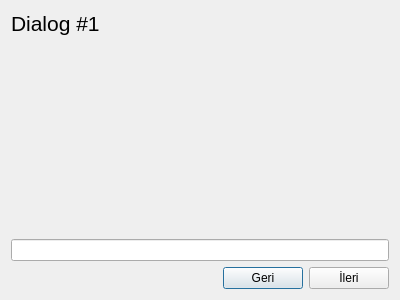
<?xml version="1.0" encoding="UTF-8"?>
<ui version="4.0">
 <class>dialog1Window</class>
 <widget class="QDialog" name="dialog1Window">
  <property name="geometry">
   <rect>
    <x>0</x>
    <y>0</y>
    <width>400</width>
    <height>300</height>
   </rect>
  </property>
  <property name="windowTitle">
   <string>Dialog</string>
  </property>
  <layout class="QVBoxLayout" name="verticalLayout">
   <item>
    <widget class="QLabel" name="label">
     <property name="font">
      <font>
       <pointsize>16</pointsize>
      </font>
     </property>
     <property name="text">
      <string>Dialog #1</string>
     </property>
    </widget>
   </item>
   <item>
    <spacer name="verticalSpacer">
     <property name="orientation">
      <enum>Qt::Vertical</enum>
     </property>
     <property name="sizeHint" stdset="0">
      <size>
       <width>20</width>
       <height>40</height>
      </size>
     </property>
    </spacer>
   </item>
   <item>
    <widget class="QLineEdit" name="lineEdit"/>
   </item>
   <item>
    <layout class="QHBoxLayout" name="horizontalLayout">
     <property name="sizeConstraint">
      <enum>QLayout::SetMinimumSize</enum>
     </property>
     <item>
      <spacer name="horizontalSpacer">
       <property name="orientation">
        <enum>Qt::Horizontal</enum>
       </property>
       <property name="sizeHint" stdset="0">
        <size>
         <width>40</width>
         <height>20</height>
        </size>
       </property>
      </spacer>
     </item>
     <item>
      <widget class="QPushButton" name="pushButton_2">
       <property name="text">
        <string>Geri</string>
       </property>
      </widget>
     </item>
     <item>
      <widget class="QPushButton" name="pushButton">
       <property name="text">
        <string>İleri</string>
       </property>
      </widget>
     </item>
    </layout>
   </item>
  </layout>
 </widget>
 <resources/>
 <connections/>
</ui>
